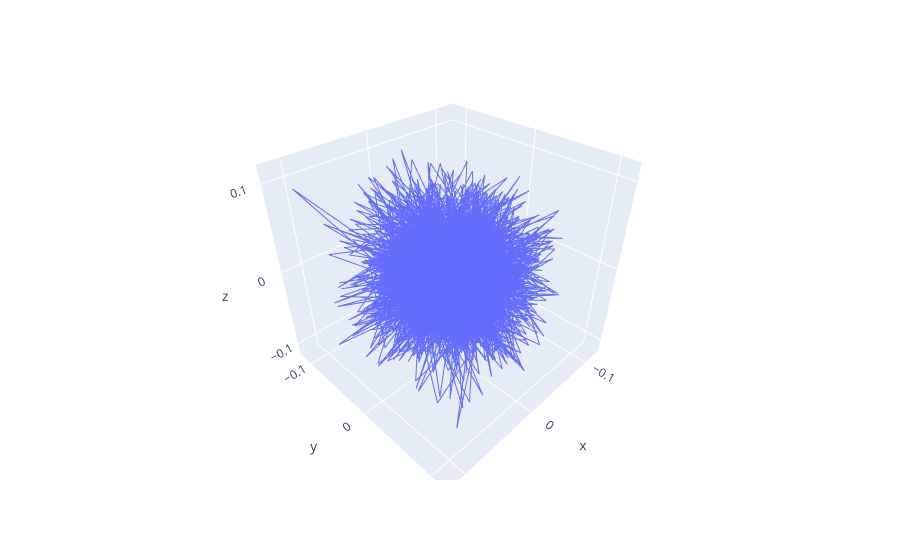

Notebook cell for this chart:
### Code cell
dataset = SimpleDataset(data[0:2500])
test = SimpleDataset(data[2500:3000])
dataset.plotData()

### Figure 1 — Plotly figure (JSON) as saved in the notebook; plotly's stock layout.template omitted (floating-point values rounded to 4 significant figures; data arrays with more than 128 entries replaced by an {"elided": "..."} marker saying what was removed)
{"data": [{"hovertemplate": "x=%{x}<br>y=%{y}<br>z=%{z}<extra></extra>", "legendgroup": "", "line": {"color": "#636efa", "dash": "solid"}, "marker": {"symbol": "circle"}, "mode": "lines", "name": "", "scene": "scene", "showlegend": false, "type": "scatter3d", "x": {"elided": "2499 float values"}, "y": {"elided": "2499 float values"}, "z": {"elided": "2499 float values"}}], "layout": {"legend": {"tracegroupgap": 0}, "margin": {"t": 60}, "scene": {"domain": {"x": [0, 1], "y": [0, 1]}, "xaxis": {"title": {"text": "x"}}, "yaxis": {"title": {"text": "y"}}, "zaxis": {"title": {"text": "z"}}}}}
